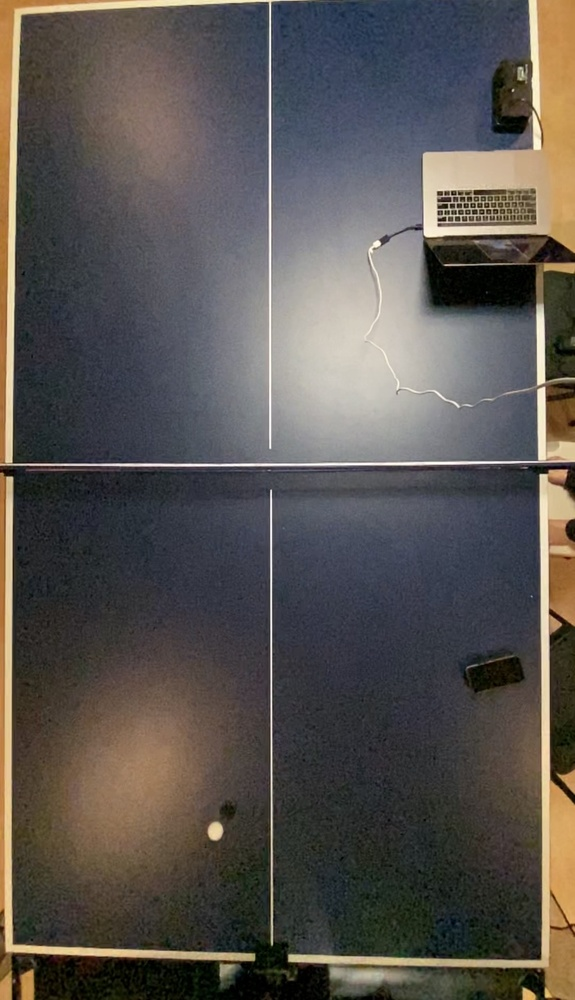
#> input picture opencv_learning/Photos/pingpong_preview.jpg, 575 x 1000 px, shrunk from 828 x 1440 before the run
$ python threshold.py
#> lines starting #> are read from the running program, lines starting #| are printed output that depends on the picture; after the words box and inside, x2 and y2 are one past the last pixel; in counts of white or black regions, pixels touching at a corner belong together
import cv2 as cv

# Original
img = cv.imread('Photos/pingpong_preview.jpg')
#> img is the input picture: shape (1000, 575, 3); mean B, G, R 80.5, 84.2, 88.7
cv.imshow('orig', img)


# grayscale
gray = cv.cvtColor(img, cv.COLOR_BGR2GRAY)
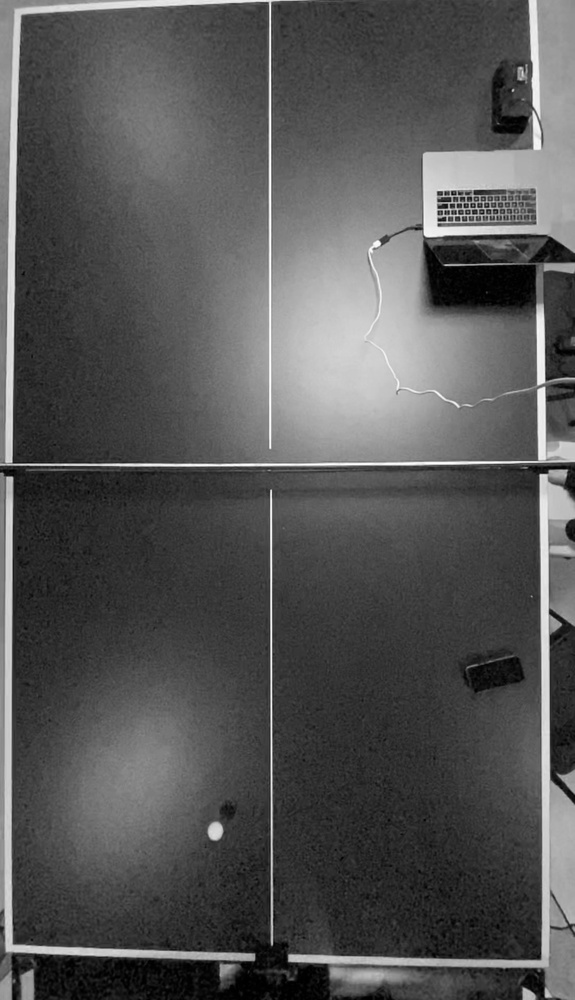
#> gray: shape (1000, 575); min 0, max 255, mean 85.1
cv.imshow('gray', gray)


# Simple thresholding
threshold, thresh = cv.threshold(gray, 180, 255,  cv.THRESH_BINARY)
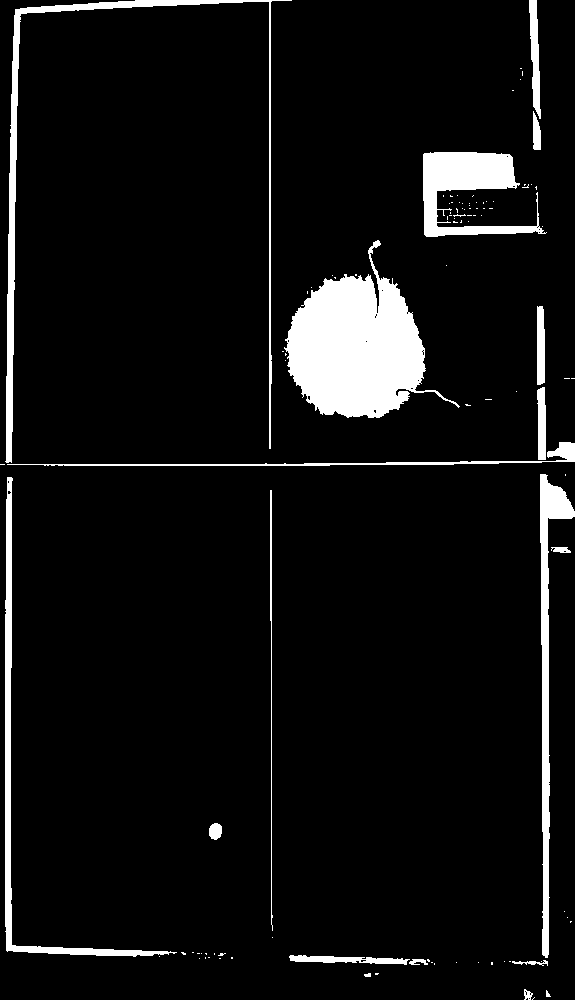
#> thresh: shape (1000, 575); 6.9% white; 104 white regions (85 under 20 px), largest, box (x1, y1, x2, y2) and area: (284, 240, 460, 418) 15578, (5, 0, 292, 463) 5250, (423, 152, 547, 237) 4915
cv.imshow('simple thresholded', thresh)

# Simple thres_inv
# threshold, thresh_inv = cv.threshold(gray, 180, 255,  cv.THRESH_BINARY_INV)
# cv.imshow('simple thresholded inverse', thresh_inv)


# Adaptive thresholding
adaptive_thresh = cv.adaptiveThreshold(gray, 255, cv.ADAPTIVE_THRESH_GAUSSIAN_C, cv.THRESH_BINARY, 31, 11)
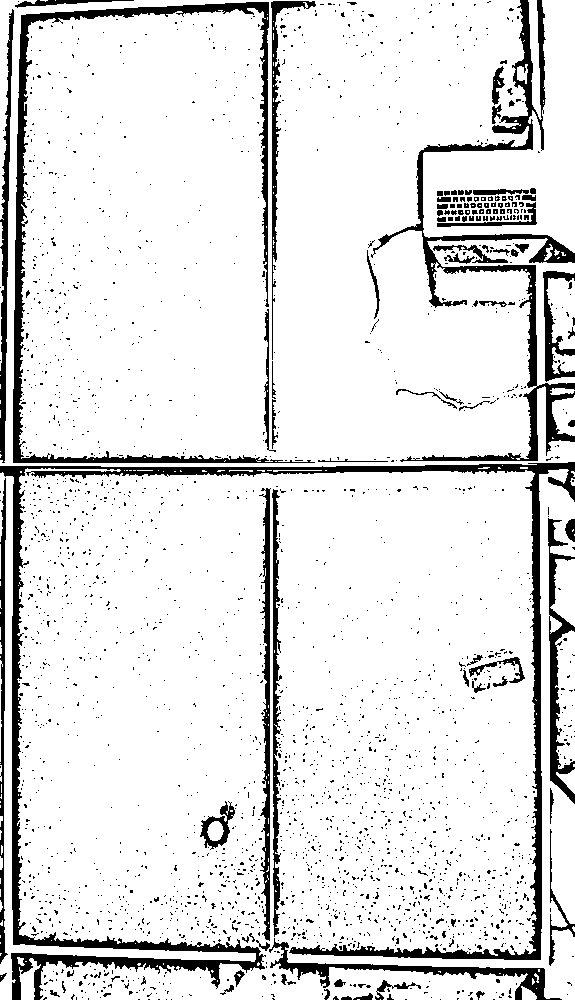
#> adaptive_thresh: shape (1000, 575); 88.7% white; 2491 black regions (2384 under 20 px), largest, box (x1, y1, x2, y2) and area: (0, 462, 575, 1000) 17692, (371, 0, 575, 462) 8622, (13, 2, 315, 463) 8179
cv.imshow('adaptive thresholding', adaptive_thresh)


cv.waitKey(0)
